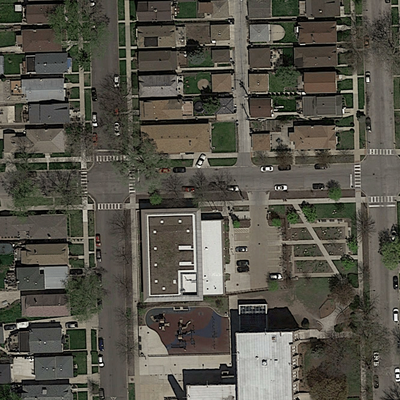
#> input picture data/training/images/satImage_002.png, 400 x 400 px
$ python read_data.py
#> lines starting #> are read from the running program, lines starting #| are printed output that depends on the picture
import math
import os
import re
import cv2
import numpy as np
import matplotlib.pyplot as plt
from glob import glob
from random import sample
from PIL import Image

# some constants
PATCH_SIZE = 16  # pixels per side of square patches
VAL_SIZE = 10  # size of the validation set (number of images)
CUTOFF = 0.25  # minimum average brightness for a mask patch to be classified as containing road

ROOT_DIR = os.path.dirname(os.path.abspath(os.path.dirname(__file__)))


def load_all_from_path(path):
    # loads all HxW .pngs contained in path as a 4D np.array of shape (n_images, H, W, 3)
    # images are loaded as floats with values in the interval [0., 1.]
#> called with path = 'data/training/images'
    absolute_path = os.path.join(ROOT_DIR, path)
    return (
        np.stack(
            [np.array(Image.open(f)) for f in sorted(glob(absolute_path + "/*.png"))]
        ).astype(np.float32)
        / 255.0
    )
#> call 2 of load_all_from_path, with path = 'data/training/groundtruth'
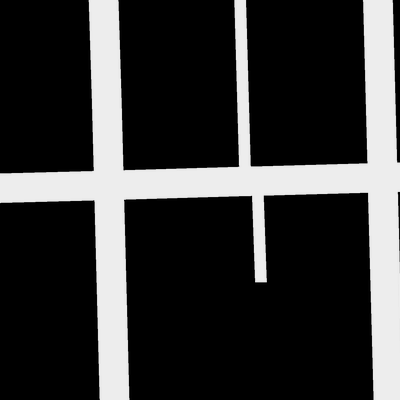
#> input picture data/training/groundtruth/satImage_002.png, 400 x 400 px
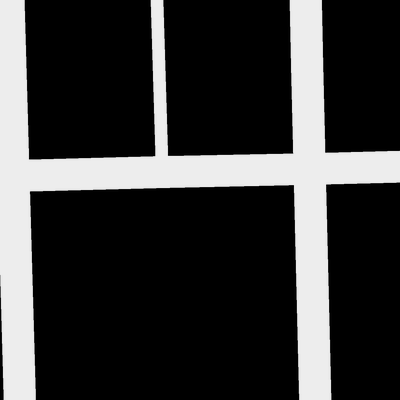
#> input picture data/training/groundtruth/satImage_003.png, 400 x 400 px
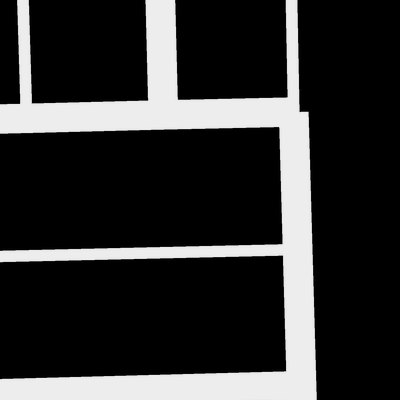
#> input picture data/training/groundtruth/satImage_005.png, 400 x 400 px


def show_first_n(imgs1, imgs2, n=5, title1="Image", title2="Mask"):
    # visualizes the first n elements of a series of images and segmentation masks
    imgs_to_draw = min(min(n, len(imgs1)), len(imgs2))

    fig, axs = plt.subplots(2, imgs_to_draw, figsize=(18.5, 6))
    for i in range(imgs_to_draw):
        axs[0, i].imshow(imgs1[i])
        axs[1, i].imshow(imgs2[i])
        axs[0, i].set_title(f"{title1} {i}")
        axs[1, i].set_title(f"{title2} {i}")
        axs[0, i].set_axis_off()
        axs[1, i].set_axis_off()
    plt.show()


def image_to_patches(images, masks=None):
    # takes in a 4D np.array containing images and (optionally) a 4D np.array containing the segmentation masks
    # returns a 4D np.array with an ordered sequence of patches extracted from the image and (optionally) a np.array
    # containing labels
    n_images = images.shape[0]  # number of images
#> n_images = 1
    h, w = images.shape[1:3]  # shape of images
#> h = 400; w = 400
    assert (h % PATCH_SIZE) + (
        w % PATCH_SIZE
    ) == 0  # make sure images can be patched exactly

    h_patches = h // PATCH_SIZE
#> h_patches = 25
    w_patches = w // PATCH_SIZE
#> w_patches = 25
    patches = images.reshape(
        (n_images, h_patches, PATCH_SIZE, w_patches, PATCH_SIZE, -1)
    )
    patches = np.moveaxis(patches, 2, 3)
    patches = patches.reshape(-1, PATCH_SIZE, PATCH_SIZE, 3)
    if masks is None:
        return patches

    masks = masks.reshape((n_images, h_patches, PATCH_SIZE, w_patches, PATCH_SIZE, -1))
    masks = np.moveaxis(masks, 2, 3)
    labels = np.mean(masks, (-1, -2, -3)) > CUTOFF  # compute labels
    labels = labels.reshape(-1).astype(np.float32)
#> labels = 625 values, max 1 at index 2, min 0 at index 0, mean 0.365
    return patches, labels


def show_patched_image(patches, labels, h_patches=25, w_patches=25):
    # reorders a set of patches in their original 2D shape and visualizes them
    fig, axs = plt.subplots(h_patches, w_patches, figsize=(18.5, 18.5))
    for i, (p, l) in enumerate(zip(patches, labels)):
        # the np.maximum operation paints patches labeled as road red
        axs[i // w_patches, i % w_patches].imshow(
            np.maximum(p, np.array([l.item(), 0.0, 0.0]))
        )
        axs[i // w_patches, i % w_patches].set_axis_off()
    plt.show()


# paths to training and validation datasets
train_path = "data/training"
val_path = "data/validation"

train_images = load_all_from_path(os.path.join(train_path, "images"))
train_masks = load_all_from_path(os.path.join(train_path, "groundtruth"))
val_images = load_all_from_path(os.path.join(val_path, "images"))
val_masks = load_all_from_path(os.path.join(val_path, "groundtruth"))

# visualize a few images from the training set
# show_first_n(train_images, train_masks)


# extract all patches and visualize those from the first image
train_patches, train_labels = image_to_patches(train_images, train_masks)
#> train_labels has the same summary as labels in image_to_patches
val_patches, val_labels = image_to_patches(val_images, val_masks)
#> val_labels has the same summary as labels in image_to_patches

# the first image is broken up in the first 25*25 patches
# show_patched_image(train_patches[:25 * 25], train_labels[:25 * 25])

print(
    "{0:0.2f}".format(sum(train_labels) / len(train_labels) * 100)
    + "% of training patches are labeled as 1."
)
#| 36.48% of training patches are labeled as 1.
print(
    "{0:0.2f}".format(sum(val_labels) / len(val_labels) * 100)
    + "% of validation patches are labeled as 1."
)
#| 36.48% of validation patches are labeled as 1.


def create_submission(labels, test_filenames, submission_filename):
    test_path = "../data/test_images/test_images"
    with open(os.path.join(ROOT_DIR, submission_filename), "w") as f:
        f.write("id,prediction\n")
        for fn, patch_array in zip(sorted(test_filenames), labels):
            img_number = int(re.search(r"\d+", fn).group(0))
            for i in range(patch_array.shape[0]):
                for j in range(patch_array.shape[1]):
                    f.write(
                        "{:03d}_{}_{},{}\n".format(
                            img_number,
                            j * PATCH_SIZE,
                            i * PATCH_SIZE,
                            int(patch_array[i, j]),
                        )
                    )
